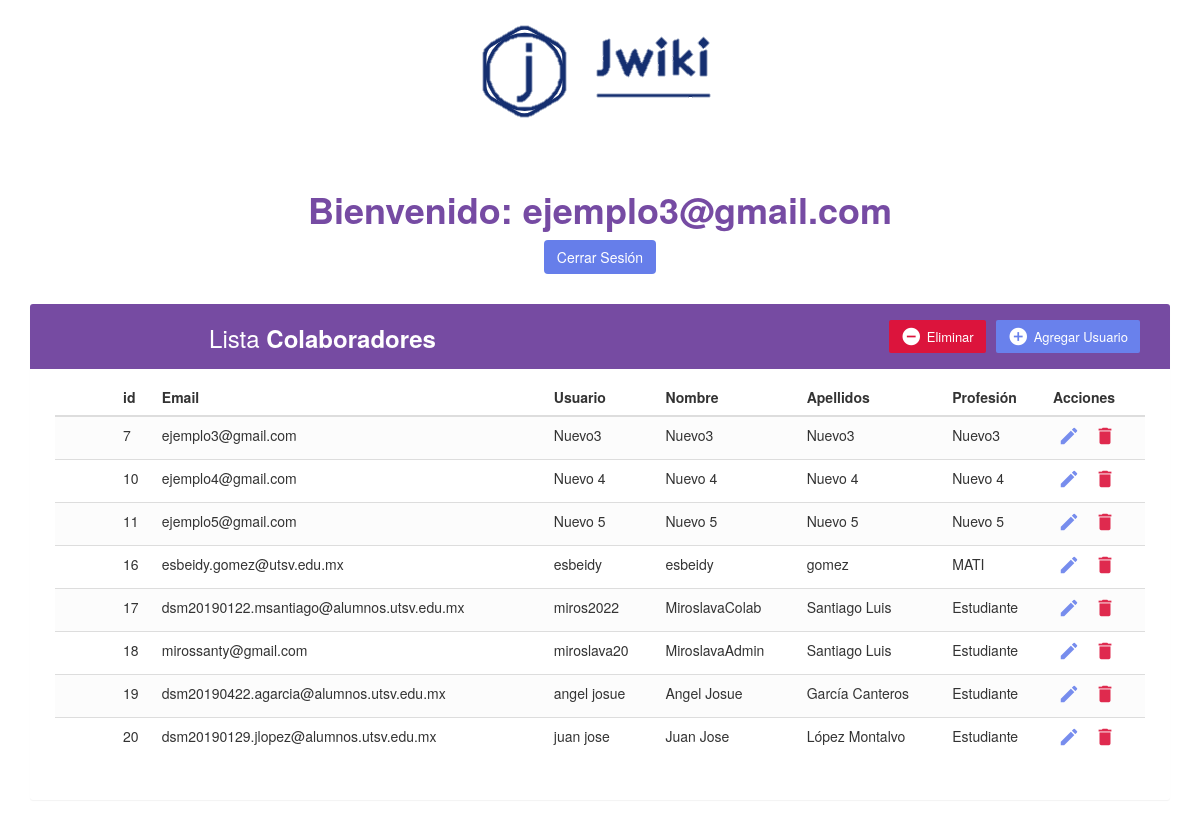
/php/bienvenido.php (signed in), run on the app's committed database.
### tables this page shows
CREATE TABLE `usuario` (
  `idusuario` int NOT NULL AUTO_INCREMENT,
  `usuario` varchar(45) NOT NULL,
  `contrasena` varchar(160) NOT NULL,
  `fecha_registro` date DEFAULT NULL,
  `activo` bit(1) DEFAULT NULL,
  `idrol` int NOT NULL,
  `nombreR` varchar(45) NOT NULL,
  `apellidos` varchar(45) NOT NULL,
  `email` varchar(200) NOT NULL,
  `profesion` varchar(200) NOT NULL,
  PRIMARY KEY (`idusuario`),
  KEY `fk_usuario_rol1_idx` (`idrol`),
  CONSTRAINT `fk_usuario_rol1` FOREIGN KEY (`idrol`) REFERENCES `rol` (`idrol`)
);

### php/bienvenido.php (the view, shortened to what this page needs)
<?php
if(!isset($_SESSION['nombre'])){
    header('Location: ../login.php');
}elseif(isset($_SESSION['nombre'])){
    include 'conexion_be.php';
    $sentencia =$bd->query("SELECT * FROM usuario;");
    $usuario = $sentencia->fetchAll(PDO::FETCH_OBJ);
}else{
    echo "Error en el sistema";
}
?>
<!DOCTYPE html>
<html lang="en">
<head>
<link rel="stylesheet" href="../css/estilos-crud.css">
<link rel="stylesheet" href="https://maxcdn.bootstrapcdn.com/font-awesome/4.7.0/css/font-awesome.min.css">
<link rel="stylesheet" href="https://maxcdn.bootstrapcdn.com/bootstrap/3.3.7/css/bootstrap.min.css">
<body>
	<center>
	<div class="header">
		<img src="../img/jwiki.png" alt="logo" class="logo">
	</div>
	</center>
    <center>
		<br>
    <h1 style="color: #764ba3; font-weight: bold;">Bienvenido: <?php echo $_SESSION['nombre'] ?></h1>
	<a href="cerrar_sesion.php" class="btn btn-salir">Cerrar Sesión</a>
    <div class="container">
        <div class="table-wrapper">
            <div class="table-title">
                <div class="row">
                    <div class="col-sm-6">
						<h2>Lista <b>Colaboradores</b></h2>
					</div>
					<div class="col-sm-6">
						<a href="#addEmployeeModal" class="btn btn-agregar" data-toggle="modal"><i class="material-icons">&#xE147;</i> <span>Agregar Usuario</span></a>
						<a href="#deleteEmployeeModal" class="btn btn-delete" data-toggle="modal"><i class="material-icons">&#xE15C;</i> <span>Eliminar</span></a>
					</div>
                </div>
            </div>
            <table class="table table-striped table-hover">
                <thead>
                    <tr>
						<th>
						</th>
                        <th>id</th>
                        <th>Email</th>
						<th>Usuario</th>
                        <th>Nombre</th>
                        <th>Apellidos</th>
                        <th>Profesión</th>
                        <th>Acciones</th>
                    </tr>
                </thead>
                <tbody>
                <?php
  foreach ($usuario as $dato){
      ?>
                    <tr>
						<td>
						</td>
                        <td><?php echo $dato->idusuario; ?></td>
                        <td><?php echo $dato->email; ?></td>
						<td><?php echo $dato->usuario; ?></td>
                        <td><?php echo $dato->nombreR; ?></td>
                        <td><?php echo $dato->apellidos; ?></td>
                        <td><?php echo $dato->profesion; ?></td>
                        <td>
							<a href="editar.php?idusuario=<?php echo $dato->idusuario; ?>"class="edit" data-toggle="modal"><i class="material-icons" data-toggle="tooltip" title="Edit">&#xE254;</i></a>
                            <a href="eliminar.php?idusuario=<?php echo $dato->idusuario; ?>" class="delete" data-toggle="modal"><i class="material-icons" data-toggle="tooltip" title="Delete">&#xE872;</i></a>
                        </td>
                    </tr>
                    <?php
            }
  ?>
                </tbody>
            </table>
        </div>
    </div>
</center>
</body>
</html>

### css/estilos-crud.css (style rules this page uses)
body { color: #566787; background: #f5f5f5; font-family: 'Varela Round', sans-serif; font-size: 13px; }
.table-wrapper { background: #fff; padding: 20px 25px; margin: 30px 0; border-radius: 3px; box-shadow: 0 1px 1px rgba(0,0,0,.05); }
.table-title { padding-bottom: 15px; background: #764ba2; color: #fff; padding: 16px 30px; margin: -20px -25px 10px; border-radius: 3px 3px 0 0; }
.table-title h2 { margin: 5px 0 0; font-size: 24px; }
.table-title .btn { color: #fff; float: right; font-size: 13px; border: none; min-width: 50px; border-radius: 2px; border: none; outline: none !important; margin-left: 10px; }
.table-title .btn i { float: left; font-size: 21px; margin-right: 5px; }
.table-title .btn span { float: left; margin-top: 2px; }
table.table tr th, table.table tr td { border-color: #e9e9e9; padding: 12px 15px; vertical-align: middle; }
table.table tr th:first-child { width: 60px; }
table.table tr th:last-child { width: 100px; }
table.table-striped tbody tr:nth-of-type(odd) { background-color: #fcfcfc; }
table.table td:last-child i { opacity: 0.9; font-size: 22px; margin: 0 5px; }
table.table td a { font-weight: bold; color: #566787; display: inline-block; text-decoration: none; outline: none !important; }
table.table td a.edit { color: #6981ec; }
table.table td a.delete { color: #dc143c; }
table.table td i { font-size: 19px; }
.header { display: flex; justify-content: center; }
.btn-salir { background-color: #667eea; text-decoration: none; color: #FFF; }
.btn-delete { background-color: #dc143c; }
.btn-agregar { background-color: #6981ec; }

### data on the page
usuario: idusuario "7", email "ejemplo3@gmail.com", usuario "Nuevo3", nombreR "Nuevo3", apellidos "Nuevo3", profesion "Nuevo3"
usuario: idusuario "10", email "ejemplo4@gmail.com", usuario "Nuevo 4", nombreR "Nuevo 4", apellidos "Nuevo 4", profesion "Nuevo 4"
usuario: idusuario "11", email "ejemplo5@gmail.com", usuario "Nuevo 5", nombreR "Nuevo 5", apellidos "Nuevo 5", profesion "Nuevo 5"
usuario: idusuario "16", email "esbeidy.gomez@utsv.edu.mx", usuario "esbeidy", nombreR "esbeidy", apellidos "gomez", profesion "MATI"
usuario: idusuario "17", email "dsm20190122.msantiago@alumnos.utsv.edu.mx", usuario "miros2022", nombreR "MiroslavaColab", apellidos "Santiago Luis", profesion "Estudiante"
usuario: idusuario "18", email "mirossanty@gmail.com", usuario "miroslava20", nombreR "MiroslavaAdmin", apellidos "Santiago Luis", profesion "Estudiante"
usuario: idusuario "19", email "dsm20190422.agarcia@alumnos.utsv.edu.mx", usuario "angel josue", nombreR "Angel Josue", apellidos "García Canteros", profesion "Estudiante"
usuario: idusuario "20", email "dsm20190129.jlopez@alumnos.utsv.edu.mx", usuario "juan jose", nombreR "Juan Jose", apellidos "López Montalvo", profesion "Estudiante"

### other printed values
$_SESSION['nombre'] "ejemplo3@gmail.com"
